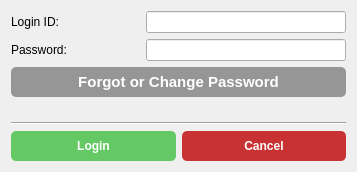
<?xml version="1.0" encoding="UTF-8"?>
<ui version="4.0">
 <class>SettingsMenuForm</class>
 <widget class="QWidget" name="SettingsMenuForm">
  <property name="geometry">
   <rect>
    <x>0</x>
    <y>0</y>
    <width>357</width>
    <height>170</height>
   </rect>
  </property>
  <property name="windowTitle">
   <string>Login Panel</string>
  </property>
  <layout class="QVBoxLayout" name="verticalLayout">
   <item>
    <layout class="QHBoxLayout" name="horizontalLayout">
     <item>
      <widget class="QLabel" name="label">
       <property name="text">
        <string>Login ID:</string>
       </property>
      </widget>
     </item>
     <item>
      <spacer name="horizontalSpacer">
       <property name="orientation">
        <enum>Qt::Horizontal</enum>
       </property>
       <property name="sizeHint" stdset="0">
        <size>
         <width>40</width>
         <height>20</height>
        </size>
       </property>
      </spacer>
     </item>
     <item>
      <widget class="QLineEdit" name="lineLoginPanel_LoginID">
       <property name="minimumSize">
        <size>
         <width>200</width>
         <height>0</height>
        </size>
       </property>
      </widget>
     </item>
    </layout>
   </item>
   <item>
    <layout class="QHBoxLayout" name="horizontalLayout_2">
     <item>
      <widget class="QLabel" name="label_2">
       <property name="text">
        <string>Password:</string>
       </property>
      </widget>
     </item>
     <item>
      <spacer name="horizontalSpacer_2">
       <property name="orientation">
        <enum>Qt::Horizontal</enum>
       </property>
       <property name="sizeHint" stdset="0">
        <size>
         <width>40</width>
         <height>20</height>
        </size>
       </property>
      </spacer>
     </item>
     <item>
      <widget class="QLineEdit" name="lineLoginPanel_Password">
       <property name="minimumSize">
        <size>
         <width>200</width>
         <height>0</height>
        </size>
       </property>
       <property name="text">
        <string/>
       </property>
       <property name="echoMode">
        <enum>QLineEdit::Password</enum>
       </property>
       <property name="placeholderText">
        <string/>
       </property>
      </widget>
     </item>
    </layout>
   </item>
   <item>
    <widget class="QPushButton" name="buttonLoginPanel_ForgotPassword">
     <property name="minimumSize">
      <size>
       <width>0</width>
       <height>30</height>
      </size>
     </property>
     <property name="font">
      <font>
       <family>Segoe UI</family>
       <pointsize>11</pointsize>
       <weight>75</weight>
       <italic>false</italic>
       <bold>true</bold>
      </font>
     </property>
     <property name="styleSheet">
      <string notr="true">QPushButton{	
background-color : rgb(150, 150, 150);
color:rgb(255, 255, 255);
font: 11pt &quot;Segoe UI&quot;;
font: bold;
border-radius: 5px;}

QPushButton::pressed{background-color :rgb(50, 50,50);}</string>
     </property>
     <property name="text">
      <string>Forgot or Change Password</string>
     </property>
    </widget>
   </item>
   <item alignment="Qt::AlignHCenter">
    <widget class="QLabel" name="wrong_password">
     <property name="minimumSize">
      <size>
       <width>84</width>
       <height>13</height>
      </size>
     </property>
     <property name="lineWidth">
      <number>1</number>
     </property>
     <property name="midLineWidth">
      <number>-1</number>
     </property>
     <property name="text">
      <string/>
     </property>
    </widget>
   </item>
   <item>
    <widget class="Line" name="line">
     <property name="orientation">
      <enum>Qt::Horizontal</enum>
     </property>
    </widget>
   </item>
   <item>
    <layout class="QHBoxLayout" name="horizontalLayout_3">
     <item>
      <widget class="QPushButton" name="buttonLoginPanel_OK">
       <property name="minimumSize">
        <size>
         <width>0</width>
         <height>30</height>
        </size>
       </property>
       <property name="styleSheet">
        <string notr="true">QPushButton{	
background-color : rgb(100, 200, 100);
color:rgb(255, 255, 255);
font: 11pt &quot;Segoe UI&quot;;
font: bold;
border-radius: 5px;}

QPushButton::pressed{background-color :rgb(50, 50,50);}</string>
       </property>
       <property name="text">
        <string>Login</string>
       </property>
      </widget>
     </item>
     <item>
      <widget class="QPushButton" name="buttonLoginPanel_Cancel">
       <property name="minimumSize">
        <size>
         <width>0</width>
         <height>30</height>
        </size>
       </property>
       <property name="styleSheet">
        <string notr="true">QPushButton{	
background-color : rgb(200, 50, 50);
color:rgb(255, 255, 255);
font: 11pt &quot;Segoe UI&quot;;
font: bold;
border-radius: 5px;}

QPushButton::pressed{background-color :rgb(50, 50,50);}</string>
       </property>
       <property name="text">
        <string>Cancel</string>
       </property>
      </widget>
     </item>
    </layout>
   </item>
  </layout>
 </widget>
 <resources/>
 <connections/>
</ui>
